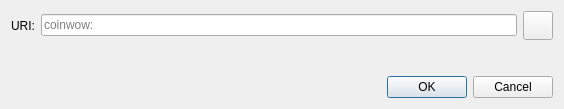
<?xml version="1.0" encoding="UTF-8"?>
<ui version="4.0">
 <class>OpenURIDialog</class>
 <widget class="QDialog" name="OpenURIDialog">
  <property name="geometry">
   <rect>
    <x>0</x>
    <y>0</y>
    <width>564</width>
    <height>109</height>
   </rect>
  </property>
  <property name="windowTitle">
   <string>Open coinwow URI</string>
  </property>
  <layout class="QVBoxLayout" name="verticalLayout">
   <item>
    <layout class="QHBoxLayout" name="horizontalLayout">
     <item>
      <widget class="QLabel" name="label">
       <property name="text">
        <string>URI:</string>
       </property>
      </widget>
     </item>
     <item>
      <widget class="QValidatedLineEdit" name="uriEdit">
       <property name="placeholderText">
        <string notr="true">coinwow:</string>
       </property>
      </widget>
     </item>
     <item>
      <widget class="QToolButton" name="pasteButton">
       <property name="toolTip">
        <string extracomment="Tooltip text for button that allows you to paste an address that is in your clipboard.">Paste address from clipboard</string>
       </property>
       <property name="text">
        <string/>
       </property>
       <property name="icon">
        <iconset resource="../coinwow.qrc">
         <normaloff>:/icons/editpaste</normaloff>:/icons/editpaste
        </iconset>
       </property>
       <property name="iconSize">
        <size>
         <width>22</width>
         <height>22</height>
        </size>
       </property>
      </widget>
     </item>
    </layout>
   </item>
   <item>
    <spacer name="verticalSpacer">
     <property name="orientation">
      <enum>Qt::Vertical</enum>
     </property>
     <property name="sizeHint" stdset="0">
      <size>
       <width>20</width>
       <height>40</height>
      </size>
     </property>
    </spacer>
   </item>
   <item>
    <widget class="QDialogButtonBox" name="buttonBox">
     <property name="orientation">
      <enum>Qt::Horizontal</enum>
     </property>
     <property name="standardButtons">
      <set>QDialogButtonBox::Cancel|QDialogButtonBox::Ok</set>
     </property>
    </widget>
   </item>
  </layout>
 </widget>
 <customwidgets>
  <customwidget>
   <class>QValidatedLineEdit</class>
   <extends>QLineEdit</extends>
   <header>qt/qvalidatedlineedit.h</header>
  </customwidget>
 </customwidgets>
 <resources/>
 <connections>
  <connection>
   <sender>buttonBox</sender>
   <signal>accepted()</signal>
   <receiver>OpenURIDialog</receiver>
   <slot>accept()</slot>
   <hints>
    <hint type="sourcelabel">
     <x>248</x>
     <y>254</y>
    </hint>
    <hint type="destinationlabel">
     <x>157</x>
     <y>274</y>
    </hint>
   </hints>
  </connection>
  <connection>
   <sender>buttonBox</sender>
   <signal>rejected()</signal>
   <receiver>OpenURIDialog</receiver>
   <slot>reject()</slot>
   <hints>
    <hint type="sourcelabel">
     <x>316</x>
     <y>260</y>
    </hint>
    <hint type="destinationlabel">
     <x>286</x>
     <y>274</y>
    </hint>
   </hints>
  </connection>
 </connections>
</ui>
